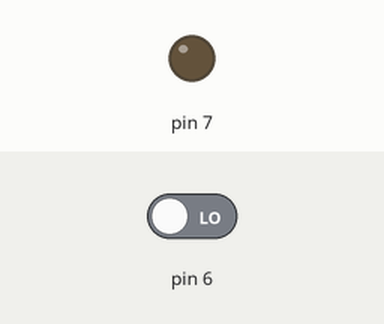
The sketch below on a simulated Arduino Uno, built with avr-gcc and run on an emulated ATmega328P. On the bench: output pins drawn as LEDs (lit = HIGH). The inputs (shaded band) are chosen by the test bench; at power-on: pin 6 LOW.

Above: at 1.2 s.
1.3 s: pin 6 driven HIGH
At 2.4 s:
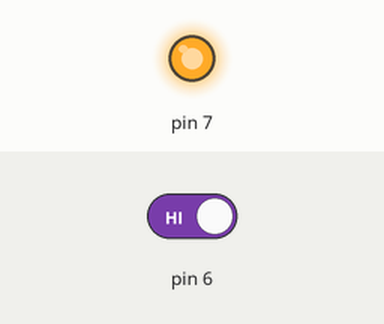
2.8 s: pin 6 driven LOW
At 3.5 s:
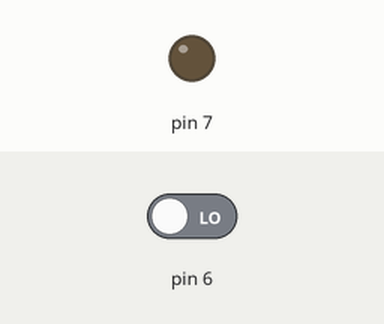
Timing chart, 0 to 5.8 s (numbered marks = the images above; inputs shaded):
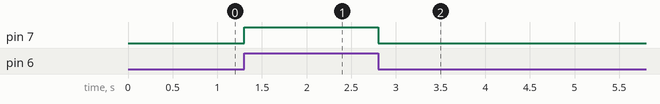

Measured:
- after the input at 1.3 s, pin 7: LOW → HIGH at once
- after the input at 2.8 s, pin 7: HIGH → LOW at once

The sketch:

buton_deneyi.ino
```cpp
void setup()
{
  pinMode(7, OUTPUT);
  pinMode(6,INPUT);
}

void loop()
{
  if (digitalRead(6))
  {
    digitalWrite(7,HIGH);
  }
  else digitalWrite(7,LOW);
}
```
